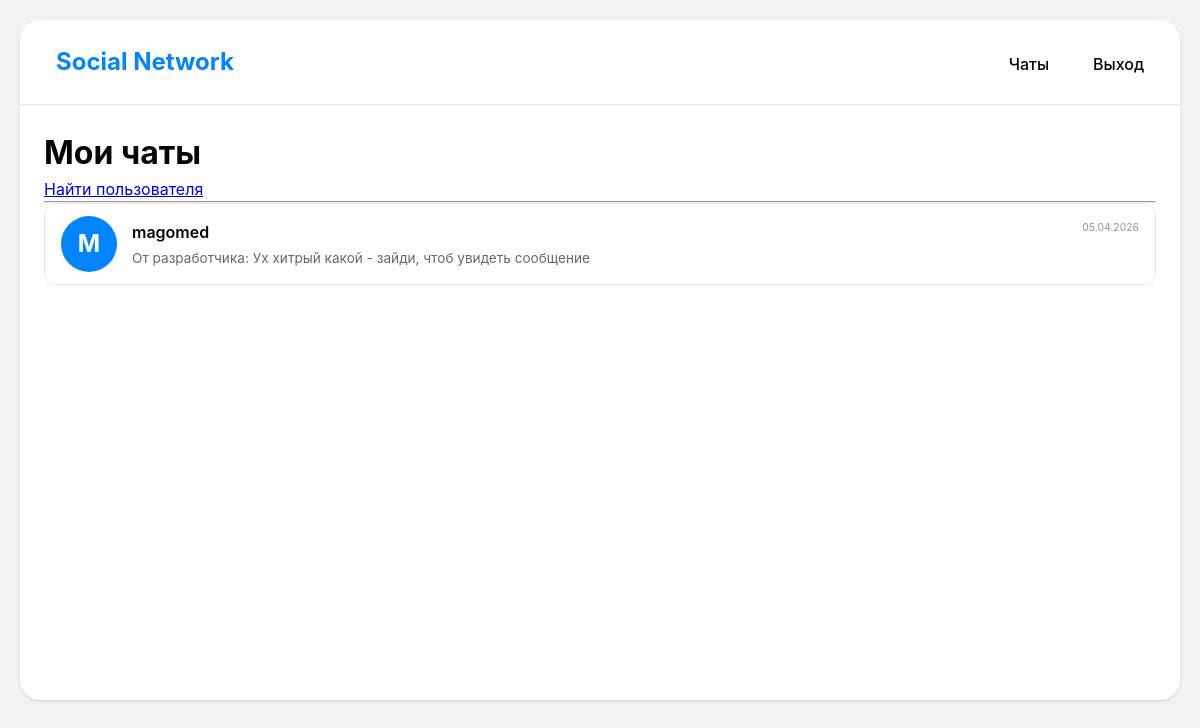
/chats (signed in), run on an earlier commit of the app's database.
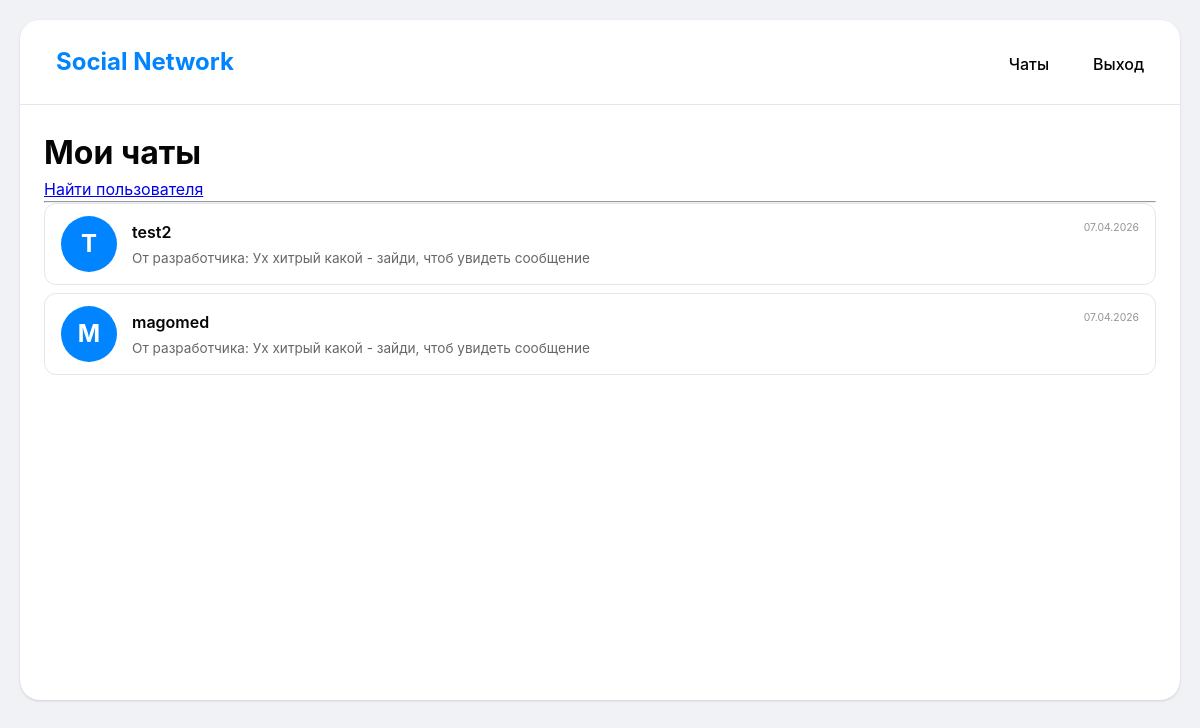
And on a later commit of the database.
### app/models.py (models this page shows, shortened)
class User(UserMixin, db.Model):
  id: so.Mapped[int] = so.mapped_column(primary_key=True)
  username: so.Mapped[str] = so.mapped_column(sa.String(64), index=True, unique=True)
  email: so.Mapped[str] = so.mapped_column(sa.String(120), index=True, unique=True)
  password_hash: so.Mapped[Optional[str]] = so.mapped_column(sa.String(256))
  public_key: so.Mapped[Optional[str]] = so.mapped_column(sa.Text, nullable=True)
  about_me: so.Mapped[Optional[str]] = so.mapped_column(sa.String(200), nullable=True)
  dialogs_as_user1: so.Mapped[list['Dialog']] = so.relationship(
        foreign_keys='Dialog.user1_id',
        back_populates='user1'
  )
  dialogs_as_user2: so.Mapped[list['Dialog']] = so.relationship(
      foreign_keys='Dialog.user2_id',
      back_populates='user2'
  )
  sent_messages: so.Mapped[list['Message']] = so.relationship(
      foreign_keys='Message.sender_id',
      back_populates='sender'
  )

class Message(db.Model):
  id: so.Mapped[int] = so.mapped_column(primary_key=True)
  content: so.Mapped[str] = so.mapped_column(sa.Text, nullable=False)
  timestamp: so.Mapped[datetime] = so.mapped_column(index=True, default=datetime.utcnow)
  dialog_id: so.Mapped[int] = so.mapped_column(
    sa.ForeignKey('dialog.id'),
    nullable=False
  )
  sender_id: so.Mapped[int] = so.mapped_column(
    sa.ForeignKey('user.id'),
    nullable=False
  )
  is_read: so.Mapped[bool] = so.mapped_column(default=False)
  sender: so.Mapped[User] = so.relationship(
    foreign_keys=[sender_id],
    back_populates='sent_messages'
  )
  dialog: so.Mapped[Dialog] = so.relationship(
      back_populates='messages'
  )

### app/routes.py (the view)
@app.route('/chats')
@login_required
def chats():
  dialogs_as_user1 = Dialog.query.filter_by(user1_id=current_user.id).all()
  dialogs_as_user2 = Dialog.query.filter_by(user2_id=current_user.id).all()
  all_dialogs = dialogs_as_user1 + dialogs_as_user2
  dialog_data = []
  for dialog in all_dialogs:
    if dialog.user1_id == current_user.id:
      other_user = dialog.user2
    else:
      other_user = dialog.user1
    last_message = Message.query.filter_by(dialog_id=dialog.id).order_by(Message.timestamp.desc()).first()
    dialog_data.append({'dialog': dialog,'other_user': other_user,'last_message': last_message})
  dialog_data.sort(key=lambda x: x['last_message'].timestamp if x['last_message'] else datetime.min, reverse=True)
  return render_template('chats.html', dialog_data=dialog_data)

### app/models.py (called while the page is built)
@login.user_loader
def load_user(id):
  return db.session.get(User, int(id))

### app/templates/chats.html (shortened to what this page needs)
{% extends "base.html" %} {% block content %}
<h1>Мои чаты</h1>
<a href="{{ url_for('search_users') }}">Найти пользователя</a>
<hr>
<div class="chat-list">
    {% if dialog_data %} {% for item in dialog_data %}
    <div class="chat-item" data-other-user-id="{{ item.other_user.id }}">
        <a href="{{ url_for('chat', user_id=item.other_user.id) }}">
            <div class="avatar">
                {{ item.other_user.username[0]|upper }}
            </div>
            <div class="chat-info">
                <div class="chat-name">
                    {{ item.other_user.username }} {% if item.last_message %}
                    <span class="message-time">{{ item.last_message.timestamp.strftime('%d.%m.%Y') }}</span> {% endif %}
                </div>
                <div class="last-message">
                    {% if item.last_message %}
                    <span class="last-message-text">От разработчика: Ух хитрый какой - зайди, чтоб увидеть сообщение </span> {% else %}
                    <span>Нет сообщений</span> {% endif %}
                </div>
            </div>
        </a>
    </div>
    {% endfor %} {% else %}
    <p>У вас пока нет диалогов</p>
    {% endif %}
</div>
{% endblock %}

### app/templates/base.html (shortened to what this page needs)
<html>
<head>
    <link rel="stylesheet" href="{{ url_for('static', filename='css/style.css') }}">
</head>
<body>
    <div class="container">
        <div class="navbar">
            <a href="{{ url_for('index') }}" class="brand">Social Network</a>
            <a href="{{ url_for('chats') }}">Чаты</a> {% if current_user.is_anonymous %}
            <a href="{{ url_for('login') }}">Вход</a> {% else %}
            <a href="{{ url_for('logout') }}">Выход</a> {% endif %}
        </div>
        <div class="content">
             {% block content %}{% endblock %}
        </div>
    </div>
</body>
</html>

### app/static/css/style.css (style rules this page uses)
:root { --primary-color: #0084ff; --secondary-color: #e4e6eb; --text-dark: #050505; --text-light: #65676b; --bg-body: #f0f2f5; --white: #ffffff; --border-radius: 16px; --shadow: 0 1px 2px rgba(0, 0, 0, 0.05), 0 1px 3px rgba(0, 0, 0, 0.1); }
* { margin: 0; padding: 0; box-sizing: border-box; }
body { font-family: -apple-system, BlinkMacSystemFont, 'Segoe UI', Roboto, Helvetica, Arial, sans-serif; background-color: var(--bg-body); color: var(--text-dark); line-height: 1.5; padding: 20px; }
.container { max-width: 1200px; margin: 0 auto; background-color: var(--white); border-radius: 20px; box-shadow: var(--shadow); overflow: hidden; min-height: 85vh; }
.navbar { background-color: var(--white); padding: 16px 24px; border-bottom: 1px solid #e4e6eb; display: flex; flex-wrap: wrap; gap: 20px; align-items: baseline; }
.navbar .brand { font-size: 1.5rem; font-weight: 700; color: var(--primary-color); margin-right: auto; text-decoration: none; }
.navbar a { color: var(--text-dark); text-decoration: none; font-weight: 500; padding: 8px 12px; border-radius: 8px; transition: background-color 0.2s; }
.content { padding: 24px; }
.chat-list { display: flex; flex-direction: column; gap: 8px; }
.chat-item { background-color: var(--white); border-radius: 12px; transition: background-color 0.2s; border: 1px solid #e4e6eb; }
.chat-item a { display: flex; align-items: center; gap: 15px; padding: 12px 16px; text-decoration: none; color: inherit; }
.avatar { width: 56px; height: 56px; background-color: var(--primary-color); border-radius: 50%; display: flex; align-items: center; justify-content: center; font-size: 1.5rem; font-weight: bold; color: white; flex-shrink: 0; }
.chat-info { flex-grow: 1; overflow: hidden; }
.chat-name { font-weight: 600; margin-bottom: 4px; display: flex; justify-content: space-between; }
.last-message { font-size: 0.85rem; color: var(--text-light); white-space: nowrap; overflow: hidden; text-overflow: ellipsis; }
.message-time { font-size: 0.7rem; font-weight: normal; color: var(--text-light); }
.message-time { font-size: 0.65rem; opacity: 0.7; text-align: right; }
.message-time { font-size: 0.65rem; opacity: 0.7; margin-left: 8px; white-space: nowrap; }

What changed in the data, as far as the page shows it:
no longer on this page (row unchanged): Message: last_message.timestamp "05.04.2026"
added User: other_user "T", other_user.username "test2"
added Message: last_message.timestamp "07.04.2026"
added Message: last_message.timestamp "07.04.2026"
Also different on the page:
new list line: "От разработчика: Ух хитрый какой - зайди, чтоб увидеть сообщение"
new list line: "M magomed"
list line gone: "M magomed"
list line gone: "От разработчика: Ух хитрый какой - зайди, чтоб увидеть сообщение"
